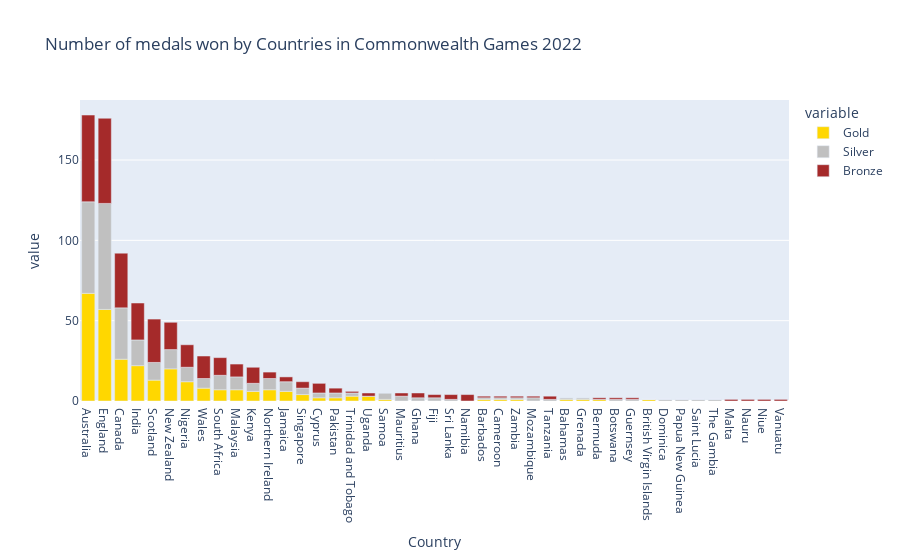

Here is the notebook cell this chart was saved with:
### Code cell
fig = px.bar(data_medal_tally_participation, x='Country', y=['Gold', 'Silver', 'Bronze'], color_discrete_sequence =['gold', 'silver', 'brown'],title='Number of medals won by Countries in Commonwealth Games 2022')
fig.update_layout(xaxis={'categoryorder':'total descending'})
fig.show()

### Figure 1 — Plotly figure (JSON) as saved in the notebook; plotly's stock layout.template omitted (floating-point values rounded to 4 significant figures)
{"data": [{"alignmentgroup": "True", "hovertemplate": "variable=Gold<br>Country=%{x}<br>value=%{y}<extra></extra>", "legendgroup": "Gold", "marker": {"color": "gold", "pattern": {"shape": ""}}, "name": "Gold", "offsetgroup": "Gold", "orientation": "v", "showlegend": true, "textposition": "auto", "type": "bar", "x": ["Australia", "England", "Canada", "India", "New Zealand", "Scotland", "Nigeria", "Wales", "South Africa", "Malaysia", "Northern Ireland", "Jamaica", "Kenya", "Singapore", "Trinidad and Tobago", "Uganda", "Cyprus", "Pakistan", "Samoa", "Barbados", "Cameroon", "Zambia", "Bahamas", "Grenada", "Bermuda", "British Virgin Islands", "Mauritius", "Ghana", "Fiji", "Mozambique", "Sri Lanka", "Tanzania", "Botswana", "Guernsey", "Dominica", "Papua New Guinea", "Saint Lucia", "The Gambia", "Namibia", "Malta", "Nauru", "Niue", "Vanuatu"], "xaxis": "x", "y": [67, 57, 26, 22, 20, 13, 12, 8, 7, 7, 7, 6, 6, 4, 3, 3, 2, 2, 1, 1, 1, 1, 1, 1, 1, 1, 0, 0, 0, 0, 0, 0, 0, 0, 0, 0, 0, 0, 0, 0, 0, 0, 0], "yaxis": "y"}, {"alignmentgroup": "True", "hovertemplate": "variable=Silver<br>Country=%{x}<br>value=%{y}<extra></extra>", "legendgroup": "Silver", "marker": {"color": "silver", "pattern": {"shape": ""}}, "name": "Silver", "offsetgroup": "Silver", "orientation": "v", "showlegend": true, "textposition": "auto", "type": "bar", "x": ["Australia", "England", "Canada", "India", "New Zealand", "Scotland", "Nigeria", "Wales", "South Africa", "Malaysia", "Northern Ireland", "Jamaica", "Kenya", "Singapore", "Trinidad and Tobago", "Uganda", "Cyprus", "Pakistan", "Samoa", "Barbados", "Cameroon", "Zambia", "Bahamas", "Grenada", "Bermuda", "British Virgin Islands", "Mauritius", "Ghana", "Fiji", "Mozambique", "Sri Lanka", "Tanzania", "Botswana", "Guernsey", "Dominica", "Papua New Guinea", "Saint Lucia", "The Gambia", "Namibia", "Malta", "Nauru", "Niue", "Vanuatu"], "xaxis": "x", "y": [57, 66, 32, 16, 12, 11, 9, 6, 9, 8, 7, 6, 5, 4, 2, 0, 3, 3, 4, 1, 1, 1, 1, 1, 0, 0, 3, 2, 2, 2, 1, 1, 1, 1, 1, 1, 1, 1, 0, 0, 0, 0, 0], "yaxis": "y"}, {"alignmentgroup": "True", "hovertemplate": "variable=Bronze<br>Country=%{x}<br>value=%{y}<extra></extra>", "legendgroup": "Bronze", "marker": {"color": "brown", "pattern": {"shape": ""}}, "name": "Bronze", "offsetgroup": "Bronze", "orientation": "v", "showlegend": true, "textposition": "auto", "type": "bar", "x": ["Australia", "England", "Canada", "India", "New Zealand", "Scotland", "Nigeria", "Wales", "South Africa", "Malaysia", "Northern Ireland", "Jamaica", "Kenya", "Singapore", "Trinidad and Tobago", "Uganda", "Cyprus", "Pakistan", "Samoa", "Barbados", "Cameroon", "Zambia", "Bahamas", "Grenada", "Bermuda", "British Virgin Islands", "Mauritius", "Ghana", "Fiji", "Mozambique", "Sri Lanka", "Tanzania", "Botswana", "Guernsey", "Dominica", "Papua New Guinea", "Saint Lucia", "The Gambia", "Namibia", "Malta", "Nauru", "Niue", "Vanuatu"], "xaxis": "x", "y": [54, 53, 34, 23, 17, 27, 14, 14, 11, 8, 4, 3, 10, 4, 1, 2, 6, 3, 0, 1, 1, 1, 0, 0, 1, 0, 2, 3, 2, 1, 3, 2, 1, 1, 0, 0, 0, 0, 4, 1, 1, 1, 1], "yaxis": "y"}], "layout": {"barmode": "relative", "legend": {"title": {"text": "variable"}, "tracegroupgap": 0}, "title": {"text": "Number of medals won by Countries in Commonwealth Games 2022"}, "xaxis": {"anchor": "y", "categoryorder": "total descending", "domain": [0, 1], "title": {"text": "Country"}}, "yaxis": {"anchor": "x", "domain": [0, 1], "title": {"text": "value"}}}}
